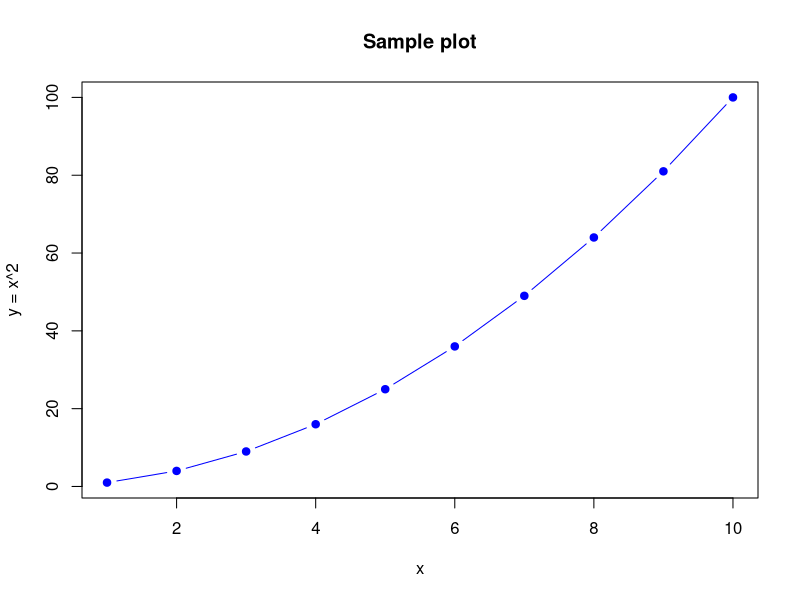

Write R code to recreate this figure.
dir.create("r_outputs", showWarnings = FALSE)
cat("Starting writingCode.r\n")

# Simple example: create a small data frame and save as CSV
df <- data.frame(x = 1:10, y = (1:10) ^ 2)
write.csv(df, file = file.path("r_outputs", "sample_data.csv"), row.names = FALSE)
cat("Wrote r_outputs/sample_data.csv\n")

# Create a basic plot and save as PNG
png(filename = file.path("r_outputs", "plot.png"), width = 600, height = 400)
plot(df$x, df$y, type = "b", col = "blue", pch = 19,
	main = "Sample plot", xlab = "x", ylab = "y = x^2")
dev.off()
cat("Wrote r_outputs/plot.png\n")

cat("Done.\n")